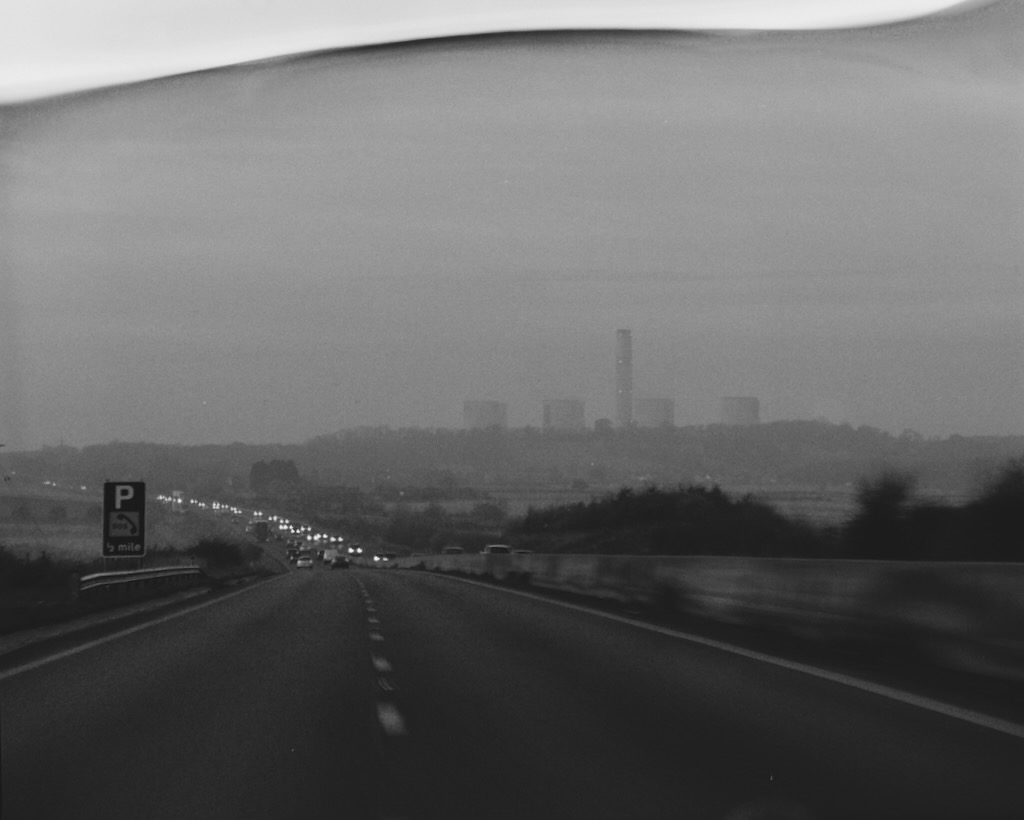
#> input picture resources/photos/1.jpeg, 1024 x 820 px, given as the content of the folder to_add, which was not available
$ python resize.py
#> lines starting #> are read from the running program, lines starting #| are printed output that depends on the picture; pictures that were not available may be replaced by others from this repository, and a replacement may not be noted
#> in process_image, im is the input picture: PIL image 1024x820 RGB; min 18, max 241, mean 104.3
# requirements: pip install pillow
import os
import random
from pathlib import Path
from PIL import Image, ImageDraw, ImageFont, ImageOps

TO_ADD = Path("to_add")
OUT_DIR = Path("photos")
OUT_DIR.mkdir(parents=True, exist_ok=True)

MAX_EDGE = 1024
WATERMARK_TEXT = "example"
OPACITY =  int(255 * 0.25)  # 25%

def resize_longest_edge(img, max_edge=MAX_EDGE):
#> called with max_edge = 1024
    w, h = img.size
#> w = 1024; h = 820
    longest = max(w, h)
#> longest = 1024
    if longest <= max_edge:
        return img
    scale = max_edge / float(longest)
    new_size = (int(w * scale), int(h * scale))
    return img.resize(new_size, Image.LANCZOS)

def add_watermark(img, text=WATERMARK_TEXT, opacity=OPACITY):
    # Ensure RGBA for alpha compositing
#> called with text = 'example', opacity = 63
    base = img.convert("RGBA")
    w, h = base.size
#> w = 1024; h = 820

    # Font size ~ 2.5% of the shortest edge, at least 12px
    font_px = max(12, int(min(w, h) * 0.025))
#> font_px = 20
    font = ImageFont.truetype("./resources/JetBrainsMono-Regular.ttf", font_px)

    # Measure text box
    dummy_draw = ImageDraw.Draw(base)
    bbox = dummy_draw.textbbox((0, 0), text, font=font)
#> bbox = (0, 4, 86, 23)
    tw, th = bbox[2] - bbox[0], bbox[3] - bbox[1]
#> tw = 86; th = 19

    # Random position (keep a tiny margin so it stays fully visible)
    margin = max(2, font_px // 6)
#> margin = 3
    max_x = max(margin, w - tw - margin)
#> max_x = 935
    max_y = max(margin, h - th - margin)
#> max_y = 798
    x = random.randint(margin, max_x)
#> x = 867
    y = random.randint(margin, max_y)
#> y = 397

    # ----
    region = base.crop((x, y, x + tw, y + th)).convert("L")  # grayscale
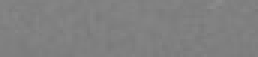
#> region: PIL image 86x19 L (shown 3 times larger); min 121, max 139, mean 128
    avg_brightness = sum(region.getdata()) / (tw * th)
#> avg_brightness = 128
    if avg_brightness > 128:
        wm_color = (0, 0, 0, opacity)  # dark text on light bg
    else:
        wm_color = (255, 255, 255, opacity)  # light text on dark bg
    # ----

    # Draw text on its own transparent layer
    overlay = Image.new("RGBA", (w, h), (0, 0, 0, 0))
#> overlay: PIL image 1024x820 RGBA; every value is 0
    draw = ImageDraw.Draw(overlay)
    draw.text((x, y), text, font=font, fill=wm_color)

    # Composite and return back to RGB for JPEG
    watermarked = Image.alpha_composite(base, overlay).convert("RGB")
    return watermarked

def process_image(in_path: Path, out_path: Path):
    with Image.open(in_path) as im:
        # Fix orientation from EXIF if present
        im = ImageOps.exif_transpose(im)
        im = resize_longest_edge(im, MAX_EDGE)
        im = add_watermark(im, WATERMARK_TEXT, OPACITY)
        # Save with original file name in JPEG format
        im.save(out_path, format="JPEG", quality=90, optimize=True)

def main():
    exts = {".jpg", ".jpeg"}
    for p in sorted(TO_ADD.iterdir()):
        if p.is_file() and p.suffix.lower() in exts:
            out_path = OUT_DIR / p.name
            try:
                process_image(p, out_path)
                print(f"Saved: {out_path}")
            except Exception as e:
                print(f"Failed: {p} ({e})")

if __name__ == "__main__":
    main()

$ run again, on resources/photos/13.jpeg
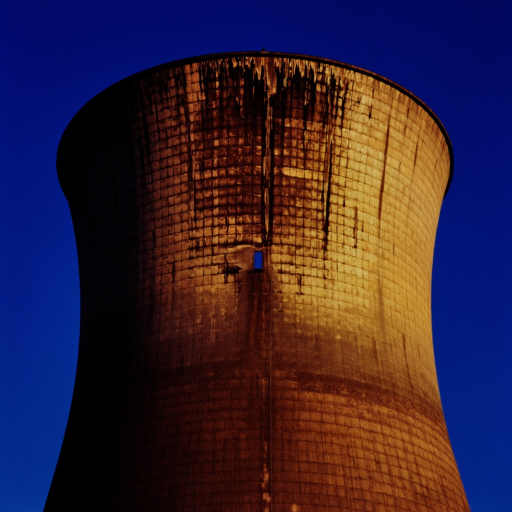
#> input picture resources/photos/13.jpeg, 1024 x 1024 px, given as the content of the folder to_add, which was not available (shown at 1/2 size)
#> in process_image, im is the input picture: PIL image 1024x1024 RGB; mean R, G, B 52.2, 34.1, 54.6
#> bbox = (0, 5, 108, 29)
#> tw = 108; th = 24
#> max_x = 912
#> max_y = 996
#> x = 868
#> y = 398
#> in add_watermark, `region = base.crop((x, y, x + tw, y + th)).convert("L")`:
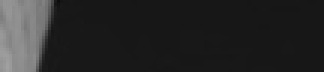
#> region: PIL image 108x24 L (shown 3 times larger); min 13, max 161, mean 39.2
#> avg_brightness = 39.23
#> overlay: PIL image 1024x1024 RGBA; every value is 0

$ run again, on resources/photos/14.jpeg
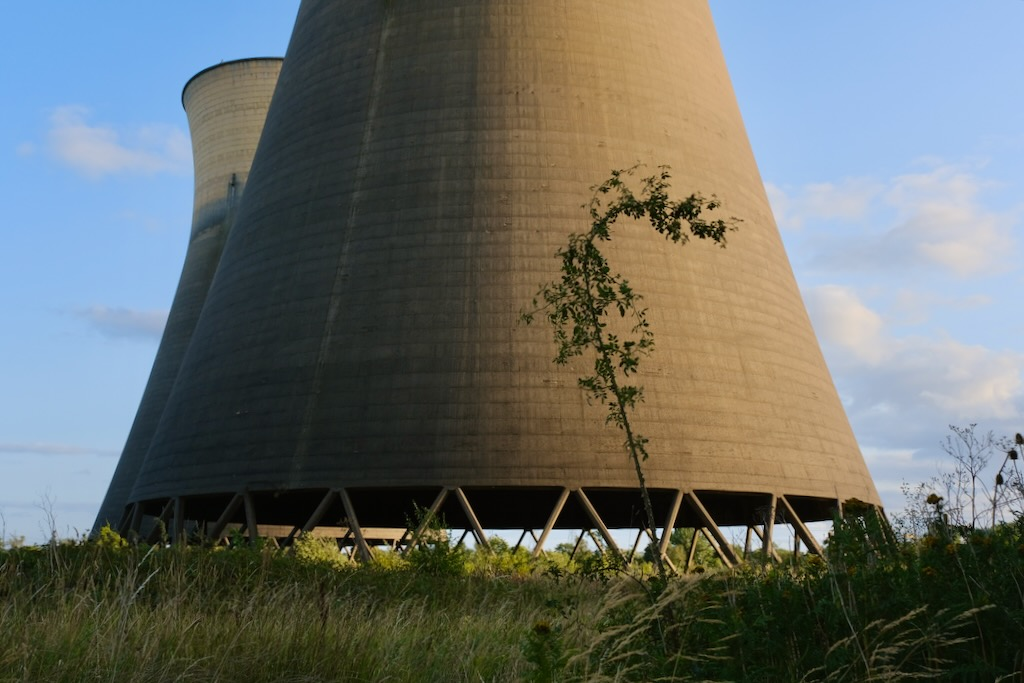
#> input picture resources/photos/14.jpeg, 1024 x 683 px, given as the content of the folder to_add, which was not available
#> in process_image, im is the input picture: PIL image 1024x683 RGB; mean R, G, B 103.5, 108.9, 105
#> bbox = (0, 3, 73, 20)
#> tw = 73; th = 17
#> max_x = 949
#> max_y = 664
#> x = 866
#> y = 396
#> in add_watermark, `region = base.crop((x, y, x + tw, y + th)).convert("L")`:
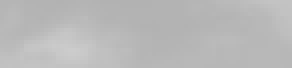
#> region: PIL image 73x17 L (shown 4 times larger); min 178, max 204, mean 184.9
#> avg_brightness = 184.9
#> overlay: PIL image 1024x683 RGBA; every value is 0

$ run again, on resources/photos/15.jpeg
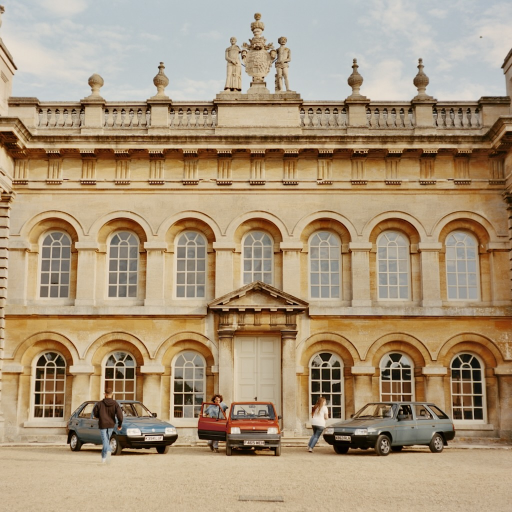
#> input picture resources/photos/15.jpeg, 1024 x 1024 px, given as the content of the folder to_add, which was not available (shown at 1/2 size)
#> in process_image, im is the input picture: PIL image 1024x1024 RGB; mean R, G, B 170.2, 149.6, 122.1
#> bbox = (0, 5, 108, 29)
#> tw = 108; th = 24
#> max_x = 912
#> max_y = 996
#> x = 868
#> y = 398
#> in add_watermark, `region = base.crop((x, y, x + tw, y + th)).convert("L")`:
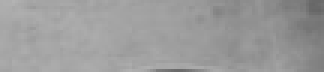
#> region: PIL image 108x24 L (shown 3 times larger); min 102, max 179, mean 155.3
#> avg_brightness = 155.3
#> overlay: PIL image 1024x1024 RGBA; every value is 0
